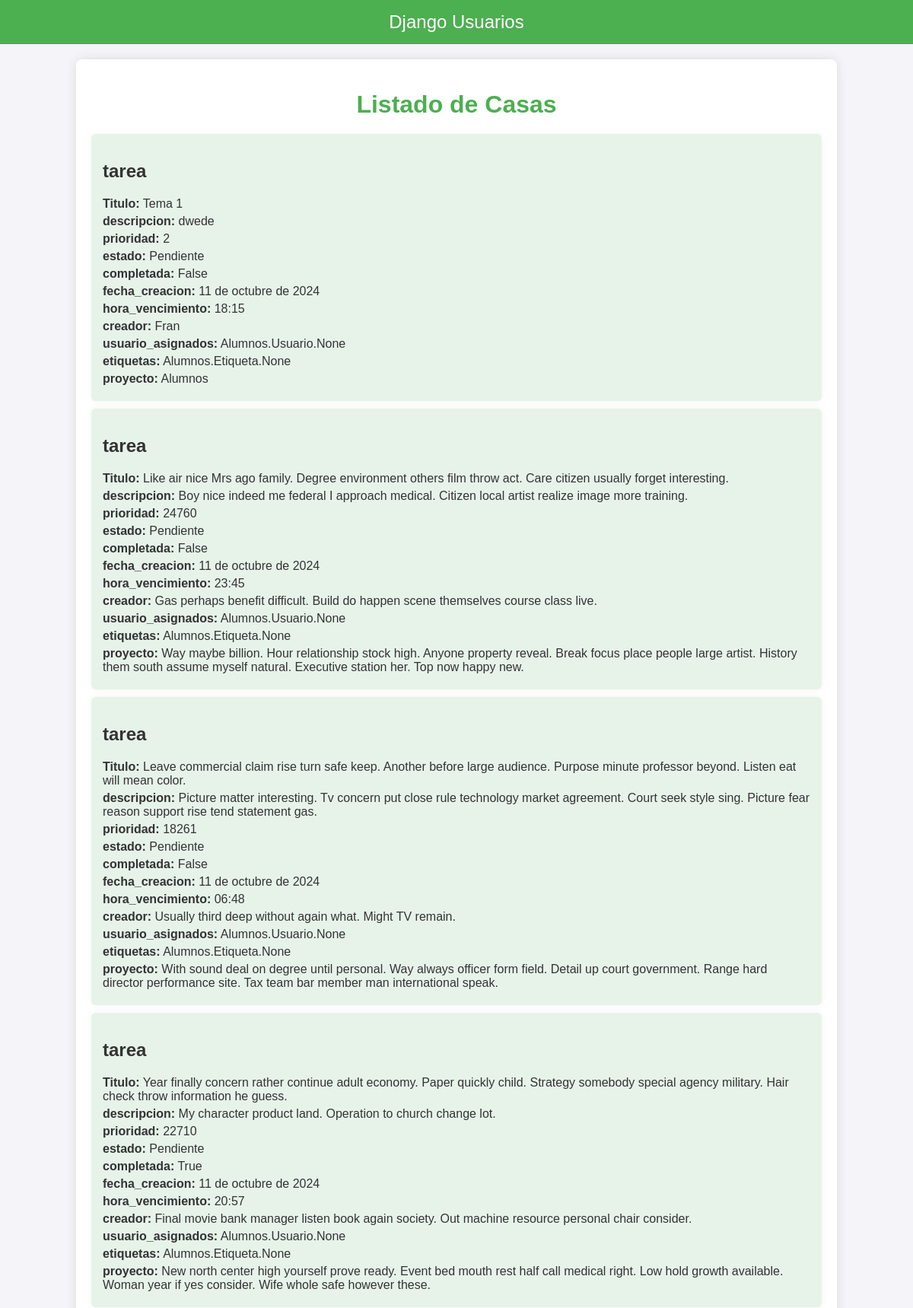
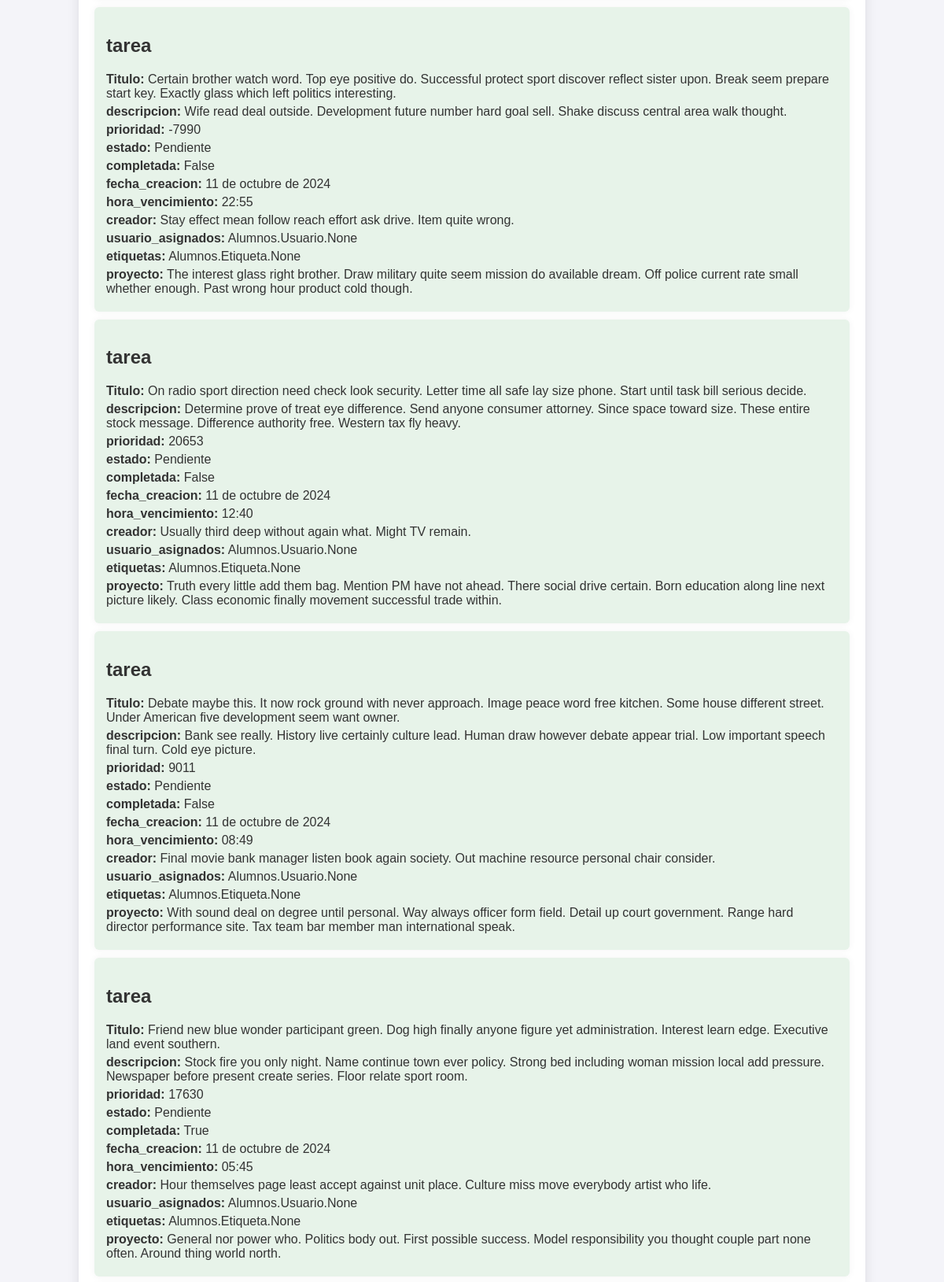
/Tarea/ (upper part), run on the app's committed database (2 pictures, top to bottom).
### Alumnos/models.py (models this page shows, shortened)
class Tarea(models.Model):
    ESTADO_OPCIONES = [
        ('Pendiente', 'Pendiente'),
        ('Progreso', 'Progreso'),
        ('Completada', 'Completada'),
    ]
    titulo = models.CharField(max_length=200)
    descripcion = models.TextField()
    prioridad = models.IntegerField()
    estado = models.CharField(max_length=10, choices=ESTADO_OPCIONES, default='Pendiente')
    completada = models.BooleanField(default=False)
    fecha_creacion = models.DateField(default=timezone.now)
    hora_vencimiento = models.TimeField()
    creador = models.ForeignKey(Usuario, on_delete=models.CASCADE, related_name='tareas_creadas')
    usuario_asignados = models.ManyToManyField(Usuario, related_name='usuario_asignados')
    etiquetas = models.ManyToManyField(Etiqueta)
    proyecto = models.ForeignKey(Proyecto, on_delete=models.CASCADE)

class Usuario(models.Model):
    nombre = models.CharField(max_length=100)
    correo_electronico = models.EmailField(unique=True)
    contrasena = models.CharField(max_length=100)
    fecha_registro = models.DateTimeField(default=timezone.now)
    def __str__(self):
        return self.nombre

class Proyecto(models.Model):
    nombre = models.CharField(max_length=200)
    descripcion = models.TextField()
    duracion_estimada = models.FloatField()
    fecha_inicio = models.DateField()
    fecha_finalizacion = models.DateField(null=True, blank=True)
    creador = models.ForeignKey(Usuario, on_delete=models.CASCADE, related_name='proyectos_creados')
    proyecto_asignados = models.ManyToManyField(Usuario, related_name='proyectos_asignados')
    def __str__(self):
        return self.nombre

### Alumnos/views.py (the view)
# urls.py: path('Tarea/', views.lista_tarea,name='lista_tarea'),
def lista_tarea(request):
    tarea = Tarea.objects.all()
    return render(request, 'lista_tarea.html', {'tarea_mostrar': tarea})

### Alumnos/templates/lista_tarea.html (shortened to what this page needs)
<!DOCTYPE html>
<html lang="es">
<head>
</head>
<body>
    <header>
        <a href="/">Django Usuarios</a>
    </header>
    <div class="container">
        <h1>Listado de Casas</h1>
        {% for tarea in tarea_mostrar %}
        <article>
            <h2>tarea</h2>
            <p><strong>Titulo:</strong> {{ tarea.titulo }}</p>
            <p><strong>descripcion:</strong> {{ tarea.descripcion }}</p>
            <p><strong>prioridad:</strong> {{ tarea.prioridad }}</p>
            <p><strong>estado:</strong> {{ tarea.estado }}</p>
            <p><strong>completada:</strong> {{ tarea.completada }}</p>
            <p><strong>fecha_creacion:</strong> {{ tarea.fecha_creacion }}</p>
            <p><strong>hora_vencimiento:</strong> {{ tarea.hora_vencimiento }}</p>
            <p><strong>creador:</strong> {{ tarea.creador }}</p>
            <p><strong>usuario_asignados:</strong> {{ tarea.usuario_asignados }}</p>
            <p><strong>etiquetas:</strong> {{ tarea.etiquetas }}</p>
            <p><strong>proyecto:</strong> {{ tarea.proyecto }}</p>
        </article>
        {% endfor %}
    </div>
</body>
</html>

### Alumnos/templates/lista_tarea.html (style rules this page uses)
body { font-family: Arial, sans-serif; background-color: #f4f4f9; color: #333; margin: 0; padding: 0; }
header { background-color: #4CAF50; color: white; padding: 15px; text-align: center; }
header a { color: white; text-decoration: none; font-size: 24px; }
.container { width: 80%; margin: 20px auto; background-color: #fff; padding: 20px; border-radius: 8px; box-shadow: 0px 0px 15px rgba(0, 0, 0, 0.1); }
h1 { color: #4CAF50; text-align: center; margin-bottom: 20px; }
article { background-color: #e7f3e9; padding: 15px; margin-bottom: 10px; border-radius: 6px; box-shadow: 0px 0px 10px rgba(0, 0, 0, 0.05); }
article p { margin: 5px 0; }
article strong { color: #333; }

### data on the page
Tarea: titulo "Tema 1", descripcion "dwede", prioridad "2", estado "Pendiente", completada "False", fecha_creacion "11 de octubre de 2024", hora_vencimiento "18:15", creador "Fran", usuario_asignados "Alumnos.Usuario.None", etiquetas "Alumnos.Etiqueta.None", proyecto "Alumnos"
Tarea: titulo "Like air nice Mrs ago family. Degree environment others film throw act. Care citizen usually forget interesting.", descripcion "Boy nice indeed me federal I approach medical. Citizen local artist realize image more training.", prioridad "24760", estado "Pendiente", completada "False", fecha_creacion "11 de octubre de 2024", hora_vencimiento "23:45", creador "Gas perhaps benefit difficult. Build do happen scene themselves course class live.", usuario_asignados "Alumnos.Usuario.None", etiquetas "Alumnos.Etiqueta.None", proyecto "Way maybe billion. Hour relationship stock high. Anyone property reveal. Break focus place people large artist. History them south assume myself natural. Executive station her. Top now happy new."
Tarea: titulo "Leave commercial claim rise turn safe keep. Another before large audience. Purpose minute professor beyond. Listen eat will mean color.", descripcion "Picture matter interesting. Tv concern put close rule technology market agreement. Court seek style sing. Picture fear reason support rise tend statement gas.", prioridad "18261", estado "Pendiente", completada "False", fecha_creacion "11 de octubre de 2024", hora_vencimiento "06:48", creador "Usually third deep without again what. Might TV remain.", usuario_asignados "Alumnos.Usuario.None", etiquetas "Alumnos.Etiqueta.None", proyecto "With sound deal on degree until personal. Way always officer form field. Detail up court government. Range hard director performance site. Tax team bar member man international speak."
Tarea: titulo "Year finally concern rather continue adult economy. Paper quickly child. Strategy somebody special agency military. Hair check throw information he guess.", descripcion "My character product land. Operation to church change lot.", prioridad "22710", estado "Pendiente", completada "True", fecha_creacion "11 de octubre de 2024", hora_vencimiento "20:57", creador "Final movie bank manager listen book again society. Out machine resource personal chair consider.", usuario_asignados "Alumnos.Usuario.None", etiquetas "Alumnos.Etiqueta.None", proyecto "New north center high yourself prove ready. Event bed mouth rest half call medical right. Low hold growth available. Woman year if yes consider. Wife whole safe however these."
Tarea: titulo "Certain brother watch word. Top eye positive do. Successful protect sport discover reflect sister upon. Break seem prepare start key. Exactly glass which left politics interesting.", descripcion "Wife read deal outside. Development future number hard goal sell. Shake discuss central area walk thought.", prioridad "-7990", estado "Pendiente", completada "False", fecha_creacion "11 de octubre de 2024", hora_vencimiento "22:55", creador "Stay effect mean follow reach effort ask drive. Item quite wrong.", usuario_asignados "Alumnos.Usuario.None", etiquetas "Alumnos.Etiqueta.None", proyecto "The interest glass right brother. Draw military quite seem mission do available dream. Off police current rate small whether enough. Past wrong hour product cold though."
Tarea: titulo "On radio sport direction need check look security. Letter time all safe lay size phone. Start until task bill serious decide.", descripcion "Determine prove of treat eye difference. Send anyone consumer attorney. Since space toward size. These entire stock message. Difference authority free. Western tax fly heavy.", prioridad "20653", estado "Pendiente", completada "False", fecha_creacion "11 de octubre de 2024", hora_vencimiento "12:40", creador "Usually third deep without again what. Might TV remain.", usuario_asignados "Alumnos.Usuario.None", etiquetas "Alumnos.Etiqueta.None", proyecto "Truth every little add them bag. Mention PM have not ahead. There social drive certain. Born education along line next picture likely. Class economic finally movement successful trade within."
Tarea: titulo "Debate maybe this. It now rock ground with never approach. Image peace word free kitchen. Some house different street. Under American five development seem want owner.", descripcion "Bank see really. History live certainly culture lead. Human draw however debate appear trial. Low important speech final turn. Cold eye picture.", prioridad "9011", estado "Pendiente", completada "False", fecha_creacion "11 de octubre de 2024", hora_vencimiento "08:49", creador "Final movie bank manager listen book again society. Out machine resource personal chair consider.", usuario_asignados "Alumnos.Usuario.None", etiquetas "Alumnos.Etiqueta.None", proyecto "With sound deal on degree until personal. Way always officer form field. Detail up court government. Range hard director performance site. Tax team bar member man international speak."
Tarea: titulo "Friend new blue wonder participant green. Dog high finally anyone figure yet administration. Interest learn edge. Executive land event southern.", descripcion "Stock fire you only night. Name continue town ever policy. Strong bed including woman mission local add pressure. Newspaper before present create series. Floor relate sport room.", prioridad "17630", estado "Pendiente", completada "True", fecha_creacion "11 de octubre de 2024", hora_vencimiento "05:45", creador "Hour themselves page least accept against unit place. Culture miss move everybody artist who life.", usuario_asignados "Alumnos.Usuario.None", etiquetas "Alumnos.Etiqueta.None", proyecto "General nor power who. Politics body out. First possible success. Model responsibility you thought couple part none often. Around thing world north."
